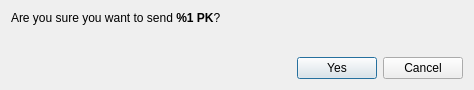
<?xml version="1.0" encoding="UTF-8"?>
<ui version="4.0">
 <class>ConfirmSendDialog</class>
 <widget class="QDialog" name="ConfirmSendDialog">
  <property name="windowModality">
   <enum>Qt::ApplicationModal</enum>
  </property>
  <property name="geometry">
   <rect>
    <x>0</x>
    <y>0</y>
    <width>474</width>
    <height>90</height>
   </rect>
  </property>
  <property name="windowTitle">
   <string>Comfirm sending %1 PK</string>
  </property>
  <layout class="QVBoxLayout" name="verticalLayout">
   <item>
    <layout class="QVBoxLayout" name="verticalLayout_2">
     <item>
      <widget class="QLabel" name="m_confirmLabel">
       <property name="text">
        <string>&lt;html&gt;&lt;head/&gt;&lt;body&gt;&lt;p&gt;Are you sure you want to send &lt;strong&gt;%1 PK&lt;/strong&gt;?&lt;/p&gt;&lt;/body&gt;&lt;/html&gt;</string>
       </property>
       <property name="textFormat">
        <enum>Qt::RichText</enum>
       </property>
      </widget>
     </item>
     <item>
      <widget class="QLabel" name="m_paymentIdLabel">
       <property name="text">
        <string/>
       </property>
       <property name="textFormat">
        <enum>Qt::RichText</enum>
       </property>
      </widget>
     </item>
    </layout>
   </item>
   <item>
    <spacer name="verticalSpacer">
     <property name="orientation">
      <enum>Qt::Vertical</enum>
     </property>
     <property name="sizeHint" stdset="0">
      <size>
       <width>20</width>
       <height>40</height>
      </size>
     </property>
    </spacer>
   </item>
   <item>
    <layout class="QHBoxLayout" name="horizontalLayout_2">
     <item>
      <spacer name="horizontalSpacer">
       <property name="orientation">
        <enum>Qt::Horizontal</enum>
       </property>
       <property name="sizeHint" stdset="0">
        <size>
         <width>40</width>
         <height>20</height>
        </size>
       </property>
      </spacer>
     </item>
     <item>
      <widget class="QPushButton" name="m_okButton">
       <property name="text">
        <string>Yes</string>
       </property>
       <property name="icon">
        <iconset resource="../../resources.qrc">
         <normaloff>:/icons/transaction</normaloff>:/icons/transaction</iconset>
       </property>
      </widget>
     </item>
     <item>
      <widget class="QPushButton" name="m_cancelButton">
       <property name="text">
        <string>Cancel</string>
       </property>
       <property name="icon">
        <iconset resource="../../resources.qrc">
         <normaloff>:/icons/cancel</normaloff>:/icons/cancel</iconset>
       </property>
      </widget>
     </item>
    </layout>
   </item>
  </layout>
 </widget>
 <resources>
  <include location="../../resources.qrc"/>
 </resources>
 <connections>
  <connection>
   <sender>m_okButton</sender>
   <signal>clicked()</signal>
   <receiver>ConfirmSendDialog</receiver>
   <slot>accept()</slot>
   <hints>
    <hint type="sourcelabel">
     <x>500</x>
     <y>62</y>
    </hint>
    <hint type="destinationlabel">
     <x>276</x>
     <y>44</y>
    </hint>
   </hints>
  </connection>
  <connection>
   <sender>m_cancelButton</sender>
   <signal>clicked()</signal>
   <receiver>ConfirmSendDialog</receiver>
   <slot>reject()</slot>
   <hints>
    <hint type="sourcelabel">
     <x>417</x>
     <y>62</y>
    </hint>
    <hint type="destinationlabel">
     <x>276</x>
     <y>44</y>
    </hint>
   </hints>
  </connection>
 </connections>
</ui>
